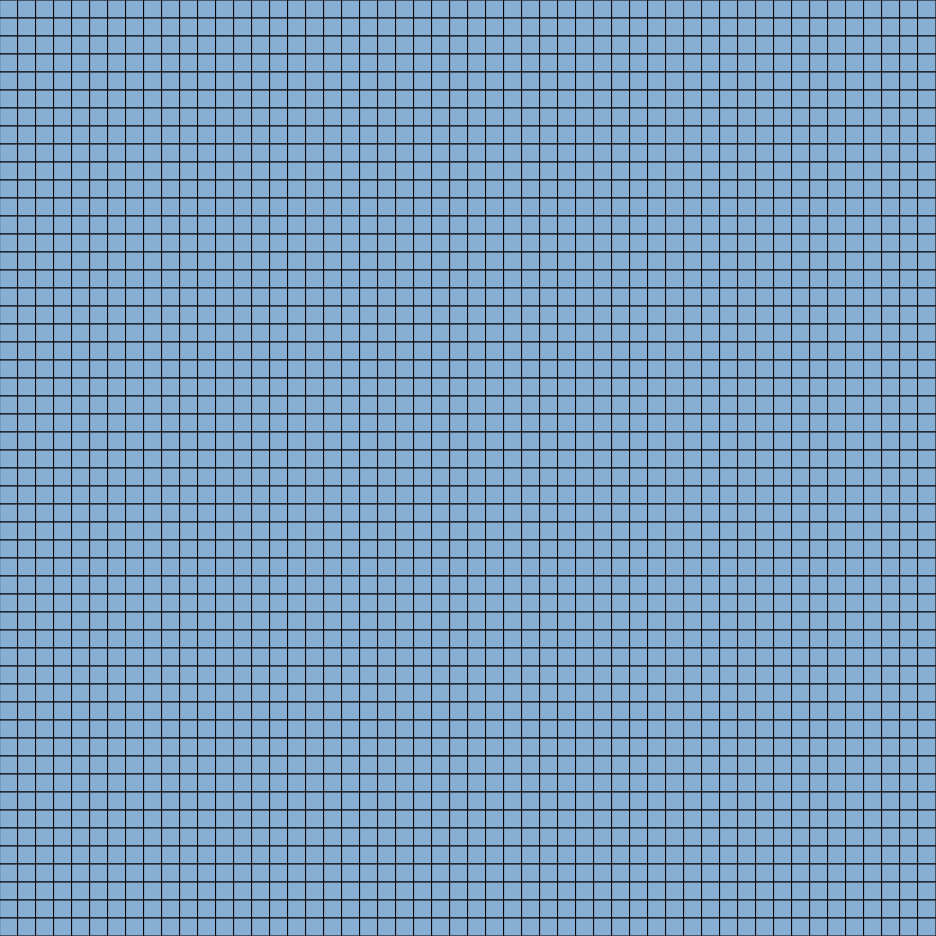
Frame 1 (no input)
Frame 60 (no input): identical to frame 1, image omitted
Frame 120 (the mouse pressed at the canvas centre since frame 60): identical to frame 1, image omitted

The p5.js sketch that drew this single still picture (run headless with seeded random() and noise() and a simulated clock; from frame 60 on, the mouse is pressed at the canvas centre):

// p5.js sketch
// ── sketch.js
const SQUARE_SIZE = 18;
const MATRIX_SIZE = 52;
const FRAME_RATIO = 24;

var squares = [], //Armazena os nós do algorítmo
   state, //Armazena o estado usado pra poder fazer a gamificação edição e etd;
   shipCount, //Armazena a quantidade de navios disponíveis
   goldCount, //Armazena a quantidade de ouro/tesouros disponíveis
   editingObj, //Armazena qual objeto está sendo colocado ao clicar
   editButton, //
   playButton, //
   eraseButton, //
   shipButton, //
   stateLabel, // Todos esses são apenas criação de elementos de
   shipLabel, // texto e botões para poder editar e começar o
   goldLabel, // algorítmo.
   rockButton, //
   goldButton; //

var openSet = [], //Armazena os nós que estão sendo visitados(A*)
   closedSet = [], //Armazena os nós que já foram visitados (A*)
   endNode = [], //Armazena o nó final
   startNode = []; //Armazena o nó inicial

function Square(xparam, yparam, squareSize) {
   //Descrição do objeto quadrado, usado para montar o grid e rodar o algorítmo
   this.f = 0; // Parâmetros usados para calcular o A *
   this.g = 0; //     f = g + h [custo_total = custo_padrão + custo_heurístico]
   this.h = 0; //  lembrando que o custo heurístico é só uma "aproximação" do custo de um dado nó até a chegada
   this.neighbourhood = []; //Array que vai guardar todos os vizinhos de um dado quadrado na matriz
   this.cameFrom = undefined; //Array que vai guardar qual nó que colocou o nó atual no openset (usado para pintar o caminho)

   this.x = xparam; //x do quadrado na matriz
   this.y = yparam; //y do quadrado na matriz
   this.posX = this.x * squareSize; //posição do quadrado baseada no X
   this.posY = this.y * squareSize; //posição do quadrado baseada no Y
   this.xCenter = this.posX + squareSize / 2; //Coordenada x do centro do quadrado (usada para calcular o click)
   this.yCenter = this.posY + squareSize / 2; //Coordenada y do centro do quadrado (usada para calcular o click)
   this.size = squareSize; //Tamanho do quadrado
   this.color = color(135, 174, 211); //Cor inicial
   this.state = 2; //estado inicial (0 = pedra, 1 = tesouro, 2 = água, 3 = navio)

   this.display = function () {
      //Função display apenas exibe o quadrado no canvas criado em setup()
      strokeWeight(1);
      stroke(0, 0, 0);
      fill(this.color);
      rect(this.posX, this.posY, this.size, this.size);
   };
   this.vizinhos = function (squares) {
      //Essa função cria os vizinhos de um dado quadrado (lembrando que tudo isso são referências);
      if (this.x - 1 > -1) {
         this.neighbourhood.push(squares[(this.x - 1) * MATRIX_SIZE + this.y]);
      }
      if (this.x + 1 < MATRIX_SIZE) {
         this.neighbourhood.push(squares[(this.x + 1) * MATRIX_SIZE + this.y]);
      }
      if (this.y - 1 > -1) {
         this.neighbourhood.push(squares[this.x * MATRIX_SIZE + (this.y - 1)]);
      }
      if (this.y + 1 < MATRIX_SIZE) {
         this.neighbourhood.push(squares[this.x * MATRIX_SIZE + (this.y + 1)]);
      }
   };

   this.click = function (newState, parent) {
      /*
         Função que verifica se o click foi no quadrado
         recebe um state equivalente ao editObj, isto é, o state do elemento square
         apenas diz qual tipo de quadrado ele é. o state da aplicação diz qual a fase
         de execução atual.
      */
      let dX = int(dist(mouseX, 0, this.xCenter, 0));
      let dY = int(dist(0, mouseY, 0, this.yCenter));

      if (abs(dX) < this.size / 2 && abs(dY) < this.size / 2) {
         if (newState === 0) {
            //Colocando pedras
            this.color = color(102, 102, 102);
         } else if (newState === 1) {
            //colocando ouro e diminuindo a contagem do pai
            parent.goldCount -= 1;
            this.color = color(242, 185, 36);
         } else if (newState === 2) {
            //desfazendo mudanças e restaurando os elementos na contagem do pai
            if (this.state == 3) {
               parent.shipCount += 1;
            } else if (this.state == 1) {
               parent.goldCount += 1;
            }
            this.color = color(135, 174, 211);
         } else {
            //colocando navio e diminuindo contagem do pai
            parent.shipCount -= 1;
            this.color = color("#FF2B27");
         }

         this.state = newState;
      }
   };
}

/*
   FUNÇÕES DE CRIAÇÃO DE ELEMENTOS HTML (BOTÕES E LABELS)
*/

function createEditButton() {
   editButton = createButton("Editar");
   editButton.style("font-size", "50px");
   editButton.position(1000, 200);
   editButton.mousePressed(() => {
      state = 0;
      if (editingObj == 0) {
         stateLabel.html("Editando: Colocando pedras...");
      } else {
         stateLabel.html("Editando: Colocando ouro!");
      }
   });
}

function createStartButton() {
   playButton = createButton("Começar");
   playButton.style("font-size", "50px");
   playButton.position(1000, 400);
   playButton.mousePressed(() => {
      state = 1;
      stateLabel.html("Procurando tesouros!");
   });
}

function createPutRockButton() {
   rockButton = createButton("Colocar Pedras");
   rockButton.style("font-size", "20px");
   rockButton.position(1150, 180);
   rockButton.mousePressed(() => {
      state = 0;
      editingObj = 0;
      stateLabel.html("Editando: Colocando pedras...");
   });
}

function createPutGoldButton() {
   goldButton = createButton("Colocar Ouro");
   goldButton.style("font-size", "20px");
   goldButton.position(1150, 215);
   goldButton.mousePressed(() => {
      state = 0;
      editingObj = 1;
      stateLabel.html("Editando: Colocando ouro!");
   });
}

function createEraseButton() {
   eraseButton = createButton("Desfazer");
   eraseButton.style("font-size", "20px");
   eraseButton.position(1150, 250);
   eraseButton.mousePressed(() => {
      state = 0;
      editingObj = 2;
      stateLabel.html("Editando: Desfazendo alterações");
   });
}

function createPutShipButton() {
   shipButton = createButton("Colocar Navio");
   shipButton.style("font-size", "20px");
   shipButton.position(1150, 300);
   shipButton.mousePressed(() => {
      state = 0;
      editingObj = 3;
      stateLabel.html("Editando: Posicionando Frota!");
   });
}

function createStateLabel() {
   stateLabel = createDiv(`Editando: Colocando pedras...`);
   stateLabel.style("font-size: 50px");
   stateLabel.position(1000, 500);
}

function createShipCountLabel() {
   shipLabel = createDiv(`Navios: ${shipCount}`);
   shipLabel.style("font-size: 30px");
   shipLabel.position(1000, 570);
}

function createGoldCountLabel() {
   goldLabel = createDiv(`Tesouros: ${goldCount}`);
   goldLabel.style("font-size: 30px");
   goldLabel.position(1000, 610);
}
//A função setup roda uma vez no início do código/
function setup() {
   //Aqui eu ajusto o frameratio pra 24fps, se você não fizer isso ele pode acabar puxando um pouquinho a memória do seu PC kk;
   frameRate(24);
   //Aqui eu crio um elemento canvas, com o tamanho da matriz que eu vou desenhar;

   createCanvas(MATRIX_SIZE * SQUARE_SIZE, MATRIX_SIZE * SQUARE_SIZE);

   //Aqui eu tô populando o array squares com os elementos do tipo square que vão ser usados na simulação
   for (let x = 0; x < MATRIX_SIZE; x++) {
      for (let y = 0; y < MATRIX_SIZE; y++) {
         squares.push(new Square(x, y, SQUARE_SIZE));
      }
   }

   //Estado inicial = 0 (atualmente, 0 = edição, 1 = preparando A*, 2 = executando A*)
   state = 0;
   //Objeto inicial sendo colocado (0 = pedras, 1 = ouro, 2 = água, 3 = navio)
   editingObj = 0;

   //Setando os limites de ouro e de navios a serem colocados
   shipCount = 1;
   goldCount = 1;

   //Criando os elementos HTMl
   createEditButton();
   createPutRockButton();
   createStartButton();
   createStateLabel();
   createPutGoldButton();
   createEraseButton();
   createPutShipButton();
   createShipCountLabel();
   createGoldCountLabel();
}

/*
   Essas duas funções atualizam o valor de 
   ouro e navios disponíveis a cada iteração
*/

function updateShipLabel() {
   shipLabel.html(`Navios: ${shipCount}`);
}

function updateGoldLabel() {
   goldLabel.html(`Tesouros: ${goldCount}`);
}

/*
   Função heurística do A*, basicamente pega a distância euclidiana entre os nós;
*/
function heuristic(nodeA, nodeB) {
   let dx = abs(nodeA.x - nodeB.x);
   let dy = abs(nodeA.y - nodeB.y);
   //Retorna a distância euclidiana dos nós
   return dx + dy;
}

/*
   Percorre todos os nós que originaram o caminho, pintando eles de azul
*/
function printPath(node) {
   let temp = node;
   while (temp.cameFrom != undefined) {
      if (!endNode.includes(temp)) {
         temp.color = color(0, 0, 255);
         temp.display();
      }

      temp = temp.cameFrom;
   }
}

function draw() {
   // Loop da aplicação
   background(0);
   //Desenha o grid
   drawGrid();
   if (state == 0) {
      //Estado 0, editando;

      //Atualizando a qtd de navios e tesouros disponíveis
      updateShipLabel();
      updateGoldLabel();
   } else if (state == 1) {
      /*
         Basicamente quando a pessoa aperta "Começar" o algorítmo vem pra cá e inicia
         quando tu adicionar os teus algorítmos tu pode fazer mais states e alguma variável
         pra dizer qual algorítmo vai executar tipo

         State - 1 : prepara A*
         State - 2 : Executa A*

         State - 3 : prepara DFS
         State - 4 : Executa DFS
      */
      //Estado 1, setando o openset a partir da posição do navio.
      openSet.push(...squares.filter((item) => item.state == 3));
      endNode.push(squares.filter((item) => item.state == 1)[0]); // pegando apenas um dos tesouros
      startNode.push(...squares.filter((item) => item.state == 3));

      //Setando os vizinhos dos nós;
      for (let i = 0; i < squares.length; i++) {
         squares[i].vizinhos(squares);
      }
      //Passa automaticamente pra o estado 2 (Execução de A*);
      state += 1;
   } else if (state == 2) {
      //Roda o algorítmo
      //Caso meu openset não seja vazio

      //Aqui basicamente é execução de A*. Precisando de explicação chama no zap

      /*
         é importante saber que ele roda o algorítmo atrás de 2 condições,

            1 - Ainda não encontrei o objetivo
            2 - Meu openset tem elementos

         Se alguma das duas não for verdade eu encerro o algorítmo e boto pra o state 0 de edição
      */
      if (openSet.length > 0) {
         //Seta o melhor lugar arbitráriamente
         var winner = 0;
         //Procura para ver a melhor escolha
         for (var i = 0; i < openSet.length; i++) {
            if (openSet[i].f < openSet[winner].f) {
               winner = i;
            }
         }

         let current = openSet[winner];

         if (current.state == 1) {
            squares = squares.map((item) => {
               if (item.x == current.x && item.y == current.y) {
                  item.color = color(0, 255, 0);
                  return item;
               }
               return item;
            });
            printPath(current);
            state = 0;
         } else {
            openSet = openSet.filter(
               (item) => item.x != current.x || item.y != current.y
            );
            closedSet.push(current);

            var neighbourhood = current.neighbourhood;

            for (var i = 0; i < neighbourhood.length; i++) {
               var neighbor = neighbourhood[i];
               if (neighbor.state != 0) {
                  if (!closedSet.includes(neighbor)) {
                     var tempG = current.g + 1;

                     if (openSet.includes(neighbor)) {
                        if (tempG < neighbor.g) {
                           neighbor.g = tempG;
                        }
                     } else {
                        neighbor.g = tempG;
                        openSet.push(neighbor);
                     }

                     neighbor.h = heuristic(neighbor, endNode[0]);
                     neighbor.f = neighbor.g + neighbor.h;
                     neighbor.cameFrom = current;
                  }
               }
            }
            //Change color as we iterate to track
            squares = squares.map((item) => {
               if (
                  openSet.includes(item) &&
                  !startNode.includes(item) &&
                  item.state != 0
               ) {
                  item.color = color("#FF748C");
                  return item;
               }
               if (
                  closedSet.includes(item) &&
                  !startNode.includes(item) &&
                  item.state != 0
               ) {
                  item.color = color("#F4CCFF");
                  return item;
               }
               return item;
            });
         }
      } else {
         state = 0;
      }
   }
}

function drawGrid() {
   //Desenha cada quadrado do grid
   let sl = squares.length;
   for (var i = 0; i < sl; i++) {
      squares[i].display();
   }
}

function triggerSquareClick(newState) {
   //
   console.log();
   let sl = squares.length;
   for (var i = 0; i < sl; i++) {
      squares[i].click(newState, this);
   }
}

function mouseDragged() {
   updateObjects();
   console.log("mouseDragging", mouseX, mouseY);
}

function mousePressed() {
   //Quando clicar no mouse, se estiver editando
   //Pega o editing object e chama o click do quadrado pra ele trocar
   updateObjects();
}

function updateObjects() {
   if (state == 0) {
      if (editingObj == 0) {
         //Put rocks
         triggerSquareClick(0);
      } else if (editingObj == 1) {
         //Put Gold
         console.log("gold count: ", goldCount);
         if (goldCount > 0) triggerSquareClick(1);
      } else if (editingObj == 2) {
         //Erase / Undo
         triggerSquareClick(2);
      } else {
         //Put ship
         console.log("Ship count: ", shipCount);
         if (shipCount > 0) triggerSquareClick(3);
      }
   }
}

// ── square.js
function Square(posX, posY, squareSize) {
   this.x = posX;
   this.y = posY;
   this.xCenter = posX + squareSize / 2;
   this.yCenter = posY + squareSize / 2;
   this.size = squareSize;
   this.color = color(135, 174, 211);
   this.state = 0;

   this.display = function () {
      strokeWeight(1);
      stroke(0, 0, 0);
      fill(this.color);
      rect(this.x, this.y, this.size, this.size);
   };

   this.click = function (newState, parent) {
      let dX = int(dist(mouseX, 0, this.xCenter, 0));
      let dY = int(dist(0, mouseY, 0, this.yCenter));

      if (abs(dX) < this.size / 2 && abs(dY) < this.size / 2) {
         if (newState === 0) {
            //Colocando pedras
            this.color = color(102, 102, 102);
         } else if (newState === 1) {
            //colocando ouro e diminuindo a contagem do pai
            parent.goldCount -= 1;
            this.color = color(242, 185, 36);
         } else if (newState === 2) {
            //desfazendo mudanças e restaurando os elementos na contagem do pai
            if (this.state == 3) {
               parent.shipCount += 1;
            } else if (this.state == 1) {
               parent.goldCount += 1;
            }
            this.color = color(135, 174, 211);
         } else {
            //colocando navio e diminuindo contagem do pai
            parent.shipCount -= 1;
            this.color = color(200, 0, 0);
         }

         this.state = newState;
      }
   };
}

// ── style.css
html, body {
  margin: 0;
  padding: 0;
}

.button-m5, #label_edit, .label_status {
  margin: 5px;
}

canvas {
  display: block;
}

.container{
  display: 'flex';
  flex-direction: row;
  align-items: center;
  justify-content: space-around;
  width: 600px;
}

.actions {
  margin-top: 40px;
}

.divider{
  width: 100%;
  border: 2px solid #9e9e9e;
  margin: 5px;
}

.lobster{
  font-family: 'Lobster', cursive;
}
